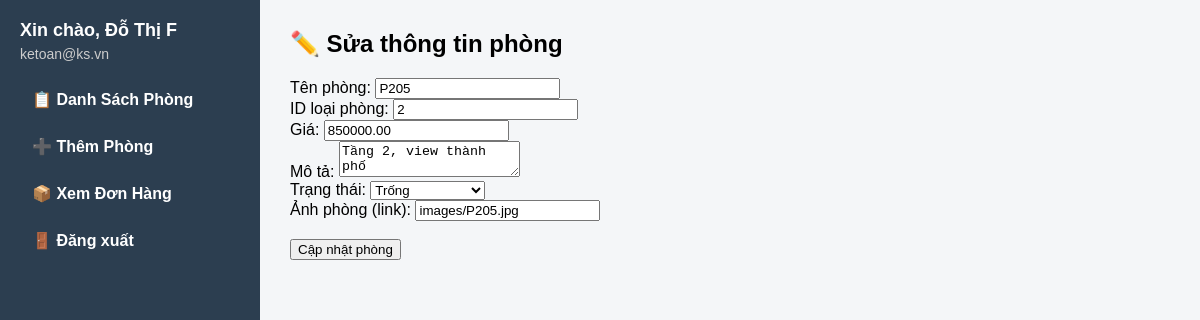
The app's page /index.php?page=suaphong.php&id=4 (signed in) with its own data.
### tables this page shows
CREATE TABLE phong (
    id_phong INT(11) AUTO_INCREMENT PRIMARY KEY,
    ten_phong VARCHAR(100) NOT NULL UNIQUE,
    id_loai INT(11),
    gia DECIMAL(10,2) NOT NULL,
    mo_ta TEXT,
    hinh_anh VARCHAR(255), 
    trang_thai ENUM('trống', 'đã đặt', 'đang sửa chữa') DEFAULT 'trống',
    FOREIGN KEY (id_loai) REFERENCES loai_phong(id_loai)
   
);

### dbadmin.php (called while the page is built, shortened)
<?php
class DbAdmin {
    public $host = 'localhost';
    public $dbname = 'website_dat_phong_khach_san';
    public $username = 'root';
    public $password = '';
    function __construct() {
        $this->db = new mysqli($this->host, $this->username, $this->password, $this->dbname);
    }
}
?>

### suaphong.php (the view, shortened to what this page needs)
<?php
include 'DbAdmin.php';
$db = new DbAdmin();
$phong = null;
if (isset($_GET['id'])) {
    $id_phong = (int)$_GET['id'];
    $result = $db->db->query("SELECT * FROM phong WHERE id_phong = $id_phong");
    if ($result && $result->num_rows > 0) {
        $phong = $result->fetch_assoc();
    } else {
        echo "<p style='color:red;'>Không tìm thấy phòng với ID $id_phong.</p>";
        exit;
    }
}
?>
<h2>✏️ Sửa thông tin phòng</h2>
<?php if ($phong): ?>
<form method="POST">
    <label>Tên phòng:</label>
    <input type="text" name="ten_phong" value="<?= $phong['ten_phong'] ?>" required><br>
    <label>ID loại phòng:</label>
    <input type="number" name="id_loai" value="<?= $phong['id_loai'] ?>" required><br>
    <label>Giá:</label>
    <input type="number" name="gia" value="<?= $phong['gia'] ?>" required><br>
    <label>Mô tả:</label>
    <textarea name="mo_ta"><?= $phong['mo_ta'] ?></textarea><br>
    <label>Trạng thái:</label>
    <select name="trang_thai">
        <option value="trống" <?= $phong['trang_thai'] == 'trống' ? 'selected' : '' ?>>Trống</option>
    </select><br>
    <label>Ảnh phòng (link):</label>
    <input type="text" name="hinh_anh" value="<?= $phong['hinh_anh'] ?>"><br><br>
    <button type="submit">Cập nhật phòng</button>
</form>
<?php endif; ?>

### index.php (style rules this page uses)
body { margin: 0; font-family: Arial, sans-serif; background: #f4f6f8; }
.content h2 { margin-top: 0; }

### records on screen
phong: ten_phong "P205", id_loai "2", gia "850000.00", mo_ta "Tầng 2, view thành phố", trang_thai "Trống", hinh_anh "images/P205.jpg"

### other values on screen
$admin['ho_ten'] "Đỗ Thị F"
$admin['email'] "ketoan@ks.vn"
